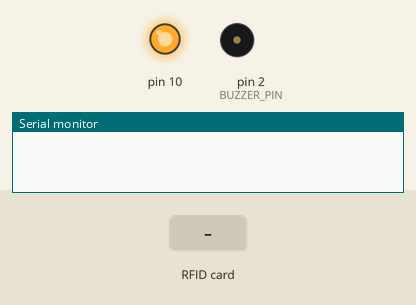
Bench run of a program on a simulated Arduino Uno, built with avr-gcc and run on an emulated ATmega328P. Parts: output pins drawn as LEDs (lit = HIGH), buzzer (waves = sounding, pin HIGH), the last lines printed to the serial monitor. The test bench sets the inputs (shaded band).

Above: at 1.2 s.
1.3 s: RFID card 5E 7A 19 C4 held to the reader
At 1.4 s:
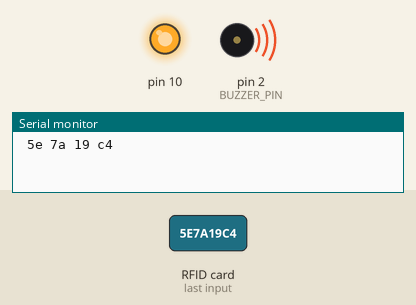
Timing chart, 0 to 4.3 s (numbered marks = the images above; inputs shaded):
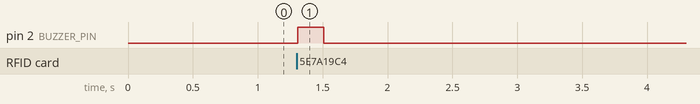

Measured:
- after the input at 1.3 s, pin 2 (BUZZER_PIN): LOW → HIGH at once, → LOW 0.20 s later

The program:

main.cpp
```cpp
#include <Arduino.h>

#include <SPI.h>
#include <MFRC522.h>
#include "main.h"

MFRC522 reader;
State state;

void setup() {
  SPI.begin();
  reader.PCD_Init(RST_PIN);
  pinMode(BUZZER_PIN, OUTPUT);

  state = { "", millis() };

  Serial.begin(9600);
}

void loop() {
  if(reader.PICC_IsNewCardPresent() && reader.PICC_ReadCardSerial()) {
    String read_uid = get_uid(reader);

    if(!state.uid.equals(read_uid) || (state.uid.equals(read_uid) && (millis() - state.capture_time >= UID_RESET_DELAY))) {
      // Update state
      state = { read_uid, millis() };

      // Send the card UID over serial
      Serial.println(state.uid);

      // Ring the buzzer to indicate found card
      digitalWrite(BUZZER_PIN, HIGH);
      delay(BUZZER_DELAY);
      digitalWrite(BUZZER_PIN, LOW);
    }
  }
}

// Converts byte array to a hex string
String get_uid(MFRC522 reader) {
  String tmp = "";
  for (byte i = 0; i < reader.uid.size; i++) {
    tmp.concat(reader.uid.uidByte[i] < 0x10 ? " 0" : " ");
    tmp.concat(String(reader.uid.uidByte[i], HEX));
  }

  return tmp;
}
```

main.h
```cpp
#ifndef H_MAIN
#define H_MAIN

#include <MFRC522.h>

// Constants
#define RST_PIN 9
#define BUZZER_PIN 2

#define BUZZER_DELAY    200
#define UID_RESET_DELAY 1800

// Functions
String get_uid(MFRC522 reader);

// Structs
typedef struct {
    String uid;
    unsigned long capture_time;
} State;

#endif
```
